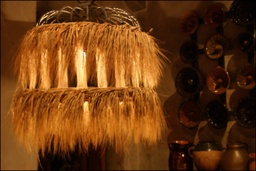
#> input picture bilater.jpg, 256 x 171 px, shrunk from 3072 x 2048 before the run, given in place of lamp_ambient.tif, which was not available; the run also reads 1 picture not shown here
$ python Joint_bilater.py
#> lines starting #> are read from the running program, lines starting #| are printed output that depends on the picture; pictures that were not available may be replaced by others from this repository, and a replacement may not be noted
import cv2
import numpy as np
from showdetail import showdetails,print_progress_bar

def joint_bilateral_filter(ambient,flash,diameter, sigma_color, sigma_space,channel_id):
    # Convert the images to float32 type
    flash = np.float32(flash)
    ambient = np.float32(ambient)

    # Apply joint bilateral filtering to the ambient image
    joint_bilateral = cv2.ximgproc.jointBilateralFilter(flash, ambient, diameter, sigma_color, sigma_space)

    return joint_bilateral

def joint_bilateral_filter_color(img,flash_img,diameter, sigma_color, sigma_space):
    # Split the input image into its color channels
    b, g, r = cv2.split(img)
    b_guide,g_guide,r_guide = cv2.split(flash_img)

    # Apply the joint bilateral filter to each color channel
    b_filtered = joint_bilateral_filter(b,b_guide ,diameter, sigma_color, sigma_space,channel_id=0)
    g_filtered = joint_bilateral_filter(g,g_guide ,diameter, sigma_color, sigma_space,channel_id=1)
    r_filtered = joint_bilateral_filter(r,r_guide ,diameter, sigma_color, sigma_space,channel_id=2)

    # Merge the filtered color channels back into a color image
    output = cv2.merge((b_filtered, g_filtered, r_filtered))

    return output

if __name__=="__main__":
    # Load the input image
    img = cv2.imread('data\\lamp\\lamp_ambient.tif')
#> img is the input picture: shape (171, 256, 3); mean B, G, R 17.9, 57.7, 106.7
    flash_img = cv2.imread('data\\lamp\\lamp_flash.tif')
    # Set the filter parameters
    diameter = 15
    SPACE_K_LIST=[15,30,60]
    INTENSITY_K_LIST=[0.05,0.15,0.25]
    for sigma_space in SPACE_K_LIST:
        for sigma_color in INTENSITY_K_LIST:
            print("bilater filter by sigma_space:"+str(sigma_space)+" sigma_color:"+str(sigma_color))
            output = joint_bilateral_filter_color(img,flash_img, diameter, sigma_color, sigma_space)
            savename="data\\lamp\\Bilater_flitering\\"+"joint_bilateral_space"+str(sigma_space)+"_intensity"+str(sigma_color).split(".")[1]+".jpg"
            cv2.imwrite(savename, output)
#> this loop made 3 passes
#> pass 1, in joint_bilateral_filter_color, `b, g, r = cv2.split(img)`:
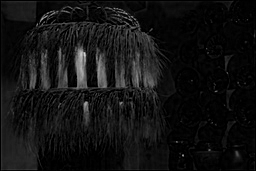
#> b: shape (171, 256); min 0, max 216, mean 17.9
#> pass 1, in joint_bilateral_filter_color, `b, g, r = cv2.split(img)`:
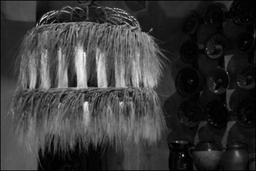
#> g: shape (171, 256); min 0, max 248, mean 57.7
#> pass 1, in joint_bilateral_filter_color, `b, g, r = cv2.split(img)`:
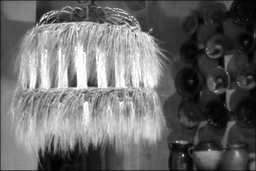
#> r: shape (171, 256); min 0, max 255, mean 106.7
